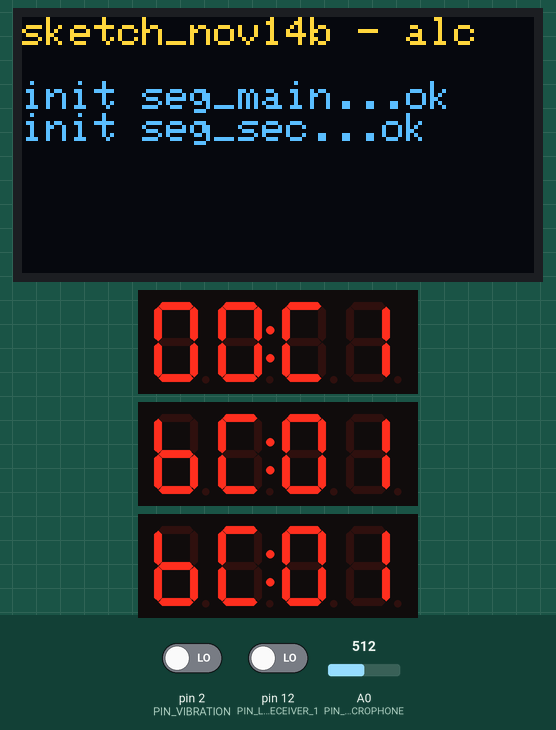
Recording of a sketch running on a simulated Arduino Uno, built with avr-gcc and run on an emulated ATmega328P. Shown: 128×64 one-colour display, 3 × 4-digit seven-segment display. The test bench sets the inputs (shaded band); at power-on: pin 2 (PIN_VIBRATION) LOW, pin 12 (PIN_LASER_RECEIVER_1) LOW, A0 (PIN_MICROPHONE) = 512. The OLED is the two-colour kind (top 16 rows yellow).

Above: at 0.3 s.
At 1.5 s:
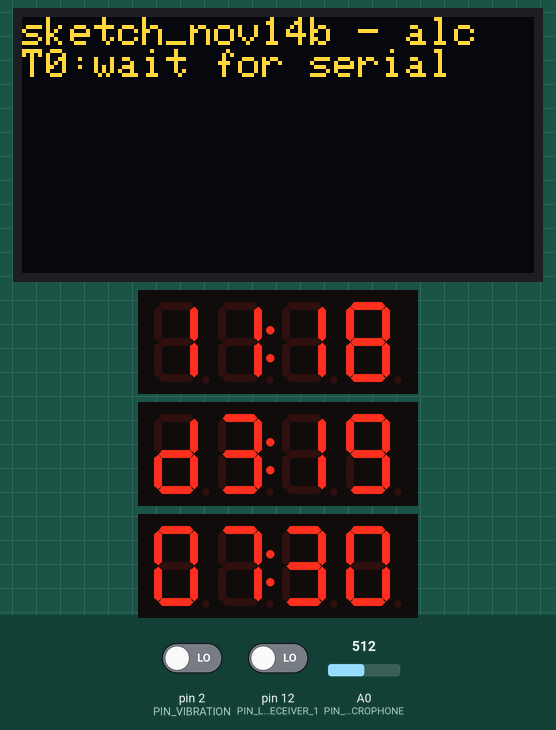
At 6.5 s:
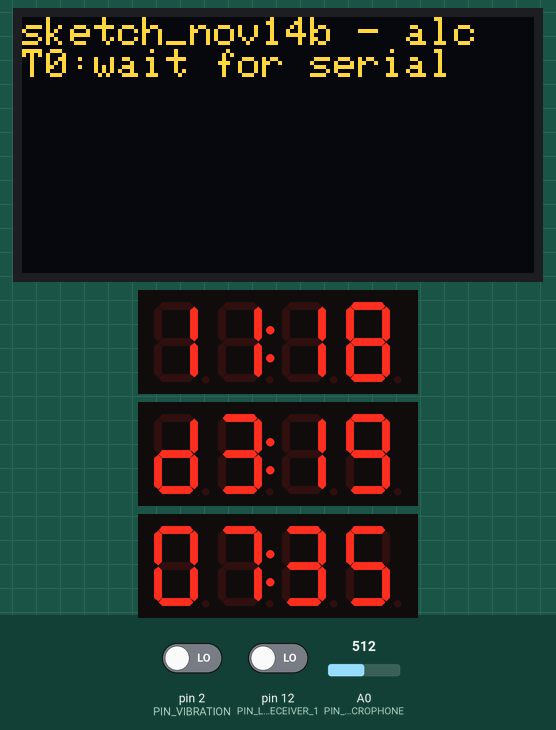
At 19.5 s:
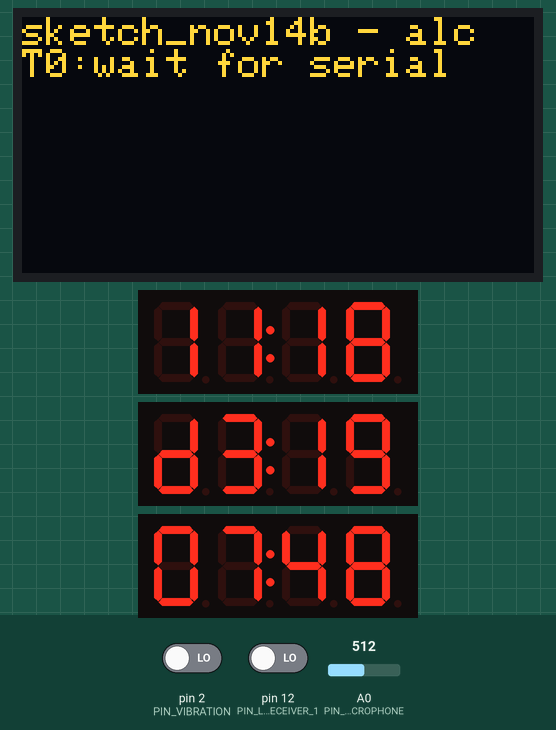
At 27.5 s:
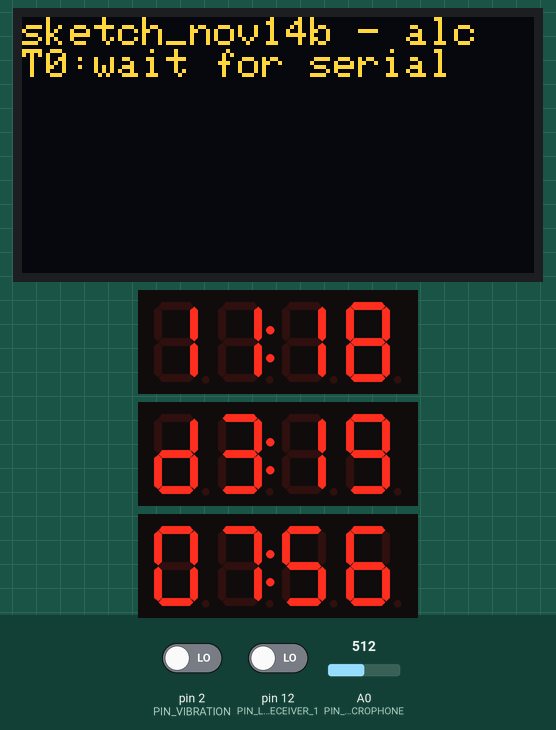
At 35.5 s:
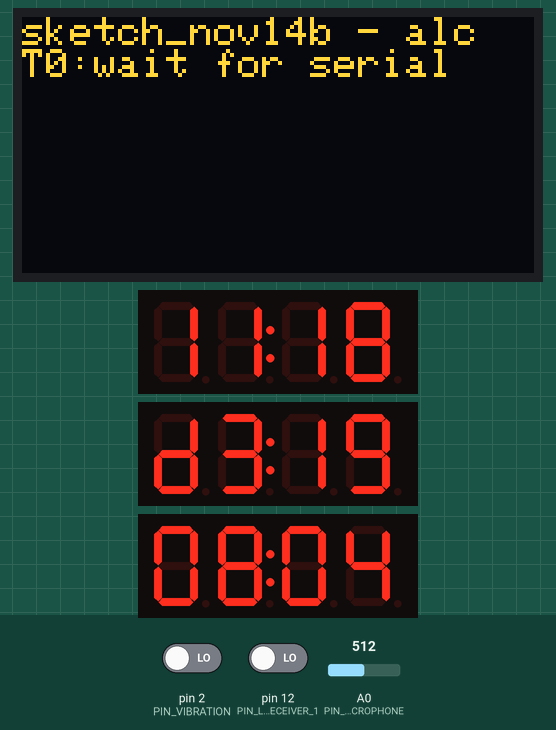

Measured:
- what the display in image 0 shows lasts 1.0 s, from 0.3 s to 1.3 s
- what the display in image 4 shows lasts 1.1 s, from 27.4 s to 28.5 s

The sketch:

sketch_nov14b.ino
```cpp
#define INCLUDING_FROM_MAIN_INO

#include "BasicSensors.h"
#include "TempSensor.h"
#include "Seg.h"
#include "Oled.h"
#include "TimeLib.h"

SegMain* mSegMain;
SegSecondary* mSegSecondary;
SegTrd* mSegTrd;

Oled* mDisplay;

TSensor* mTempSensor;
LaserSensor* mLaserSensor;
VibrationSensor* mVibrationSensor;
MicSensor* mMicSensor;

void setup() {
  Serial.begin(9600);
  initDisplay();
  initSegs();
  initSensors();
  mDisplay->clearContent();
  setTime(19, 7, 30, 18, 11, 2020);
}

void loop() {
  updateTemps();
  mDisplay->updateLine(0, updateTemps());
  mDisplay->updateLine(1, updateSensors());
  mDisplay->updateLine(2, updateMics());
  mDisplay->setTitle(updateTimeSegs());
}

char* updateTimeSegs() {
  time_t t = now();
  int hourVal = hour(t);
  int minVal = minute(t);
  int secVal = second(t);
  int dayVal = day(t);
  int monthVal = month(t);
  int weekDay = weekday(t) - 1;

  int hourTen = hourVal / 10;
  int hourSingle = hourVal - hourTen * 10;
  int minTen = minVal / 10;
  int minSingle = minVal - minTen * 10;
  int secTen = secVal / 10;
  int secSingle = secVal - secTen * 10;
  int dayTen = dayVal / 10;
  int daySingle = dayVal - dayTen * 10;
  int monthTen = monthVal / 10;
  int monthSingle = monthVal - monthTen * 10;

  uint8_t segmain_c[4] = {monthTen, monthSingle, dayTen, daySingle};
  uint8_t segsec_c[4] = {(uint8_t)13, weekDay, hourTen, hourSingle};
  uint8_t segtrd_c[4] = {minTen, minSingle, secTen, secSingle};

  mSegMain->setDisplayContent(segmain_c);
  mSegSecondary->setDisplayContent(segsec_c);
  mSegTrd->setDisplayContent(segtrd_c);

  char time_oled[24];
  sprintf(time_oled,
          "%s %d/%d %d:%d:%d",
          weekDays[weekDay], monthVal, dayVal, hourVal, minVal, secVal);
  return time_oled;
}

char* updateTemps() {
//    char temp[10];
//    float tempVal = mTempSensor->getTempC();
//    int8_t tempD = (tempVal - (int)tempVal) * 100;
//    sprintf(temp, "T0:%d.%dC", (int)tempVal, tempD);
//    return temp;
  mDisplay->updateLine(0, "T0:wait for serial\0");
}

char* updateSensors() {
  char laser[10];
  sprintf(laser,
          "L:%d V:%d",
          mLaserSensor->read() == HIGH ? 1 : 0,
          mVibrationSensor->read() == HIGH ? 0 : 1);
  return laser;
}

char* updateMics() {
  char mic[32];
  int micVal = mMicSensor->read();
  sprintf(mic, "Mic:%d\0", micVal);
  return mic;
}

void initSegs() {
#ifdef OLED_VERBOSE
  mDisplay->println("init seg_main...");
#endif
  mSegMain = new SegMain(PIN_SEG_MAIN_CLK, PIN_SEG_MAIN_DIO);
  mSegMain->displaySetup();
#ifdef OLED_VERBOSE
  mDisplay->updateLine("init seg_main...ok");
  mDisplay->println("init seg_secondary...");
#endif
  mSegSecondary = new SegSecondary(PIN_SEG_SEC_CLK, PIN_SEG_SEC_DIO);
  mSegSecondary->segInit();
  mSegTrd = new SegTrd(PIN_SEG_TRD_CLK, PIN_SEG_TRD_DIO);
  mSegTrd->segInit();
#ifdef OLED_VERBOSE
  mDisplay->updateLine("init seg_sec...ok");
#endif
  delay(1000);
}

void initDisplay() {
  mDisplay = new Oled();
  mDisplay->init();
  mDisplay->setTitle("sketch_nov14b - alc");
}

void initSensors() {
  mTempSensor = new TSensor(PIN_TEMPERATURE);
  mLaserSensor = new LaserSensor(PIN_LASER_RECEIVER_1);
  mVibrationSensor = new VibrationSensor(PIN_VIBRATION);
  mMicSensor = new MicSensor(PIN_MICROPHONE);
}
```

BasicSensors.cpp
```cpp
#include "BasicSensors.h"
#include <Arduino.h>

int8_t BasicSensorD::read() {
    return digitalRead(mPin);
}

int BasicSensorA::read() {
    return (int)analogRead(mPin);
}
```

BasicSensors.h
```cpp
// (licence header left out)
#include "Configuration.h"
#include <inttypes.h>

class LaserSensor;
class VibrationSensor;
class MicSensor;

class BasicSensorD {
    friend class LaserSensor;
    friend class VibrationSensor;

private:
    uint8_t mPin = 0;
public:
    BasicSensorD(uint8_t pin) : mPin(pin) {}
    int8_t read();
};

class BasicSensorA {
    friend class MicSensor;

private:
    uint8_t mPin = 0;
public:
    BasicSensorA(uint8_t pin) : mPin(pin) {}
    int read();
};

class LaserSensor : BasicSensorD {
public:
    using BasicSensorD::BasicSensorD;
    using BasicSensorD::read;
};

class VibrationSensor : BasicSensorD {
public:
    using BasicSensorD::BasicSensorD;
    using BasicSensorD::read;
};

class MicSensor : BasicSensorA {
public:
    using BasicSensorA::BasicSensorA;
    using BasicSensorA::read;
};
```

Oled.cpp
```cpp
#include "Oled.h"

void Oled::updateScreen() {
    if(mAvailable) {
        mDisplay->clearDisplay();
        mDisplay->setTextSize(0.03);
        mDisplay->setTextColor(WHITE);
        mDisplay->setCursor(0,0);
        mDisplay->println(mDisplayContent[0] == nullptr ? " " : mDisplayContent[0]);
        mDisplay->println(mDisplayContent[1] == nullptr ? " " : mDisplayContent[1]);
        mDisplay->println(mDisplayContent[2] == nullptr ? " " : mDisplayContent[2]);
        mDisplay->println(mDisplayContent[3] == nullptr ? " " : mDisplayContent[3]);
        mDisplay->display();
    }
}

void Oled::init() {
    mDisplay = new Adafruit_SSD1306(OLED_MOSI, OLED_CLK, OLED_DC, OLED_RESET, OLED_CS);
    mDisplay->begin(SSD1306_SWITCHCAPVCC);
    mDisplay->clearDisplay();
    mAvailable = true;
}

void Oled::setTitle(char* str) {
    if(str != nullptr) {
        mDisplayContent[0] = str;
        updateScreen();
    }
}

void Oled::updateLine(uint8_t position, char* content) {
    if(position < 3 && content != nullptr) {
        mDisplayContent[position + 1] = content;    //prevent title change
        updateScreen();
    }
}

void Oled::updateLine(char* content) {
    if(content != nullptr) {
        mDisplayContent[3] = content;
        updateScreen();
    }
}

void Oled::println(char* content) {
    if(content != nullptr) {
        mDisplayContent[1] = mDisplayContent[2];
        mDisplayContent[2] = mDisplayContent[3];
        mDisplayContent[3] = content;
        updateScreen();
    }
}

void Oled::showContent() {
    if(mAvailable) {
        mDisplay->display();
        mDisplayShows = true;
    }
}

void Oled::clearDisplayContent() {
    if(mAvailable) {
        mDisplay->clearDisplay();
        mDisplayShows = false;
    }
}

void Oled::clearContent() {
    if(mAvailable) {
        mDisplayContent[1] = "";
        mDisplayContent[2] = "";
        mDisplayContent[3] = "";
        updateScreen();
    }
}
```

Oled.h
```cpp
// (licence header left out)
#include "Adafruit_SSD1306.h"

#define OLED_MOSI 11
#define OLED_CLK 13
#define OLED_DC 9
#define OLED_CS 10
#define OLED_RESET 8

class Oled {
private:
    Adafruit_SSD1306* mDisplay;
    char* mDisplayContent[4];

    bool mAvailable = false;
    bool mDisplayShows = false;

private:
    void updateScreen();

public:
    void init();
    void setTitle(char* str);
    void updateLine(uint8_t position, char* content);
    void updateLine(char* content);
    void println(char* content);
    void showContent();
    void clearContent();
    void clearDisplayContent();
    bool hasScreenContent() { return mDisplayShows; }
    char** getDisplayContent() { return mDisplayContent; }
    bool isAvailable() { return mAvailable; }
};
```

Seg.cpp
```cpp
#include "Seg.h"

SegBase::SegBase(uint8_t clk, uint8_t dio) : mCLKPin(clk), mDIOPin(dio) {
    mDisplay = new TM1637(mCLKPin, mDIOPin);
    mDisplay->init();
    mDisplay->set(BRIGHT_TYPICAL);   //BRIGHT_TYPICAL = 2,BRIGHT_DARKEST = 0,BRIGHTEST = 7;
    mDisplay->point(POINT_ON);
}

void SegBase::setDisplayContent(uint8_t content[4], uint8_t brightness, bool enableDot) {
    mDisplayContent.mBrightness = brightness;
    mDisplayContent.mDotEnabled = enableDot;
    mDisplay->set(brightness);
    mDisplay->point(enableDot);
    for(uint8_t i = 0; i < 4; i++) {
        mDisplayContent.mContent[i] = content[i];
        mDisplay->display(i, content[i]);
    }
}

//----------------------------------------------------------------------------------

void SegMain::segInit() {
    uint8_t content[4] = {18, 18, 18, 18};
    setDisplayContent(content);
}

void SegMain::displaySetup() {
    uint8_t content[4] = {0, 0, 12, 1};
    setDisplayContent(content);
}

//----------------------------------------------------------------------------------

void SegSecondary::segInit() {
    uint8_t content[4] = {11, 12, 0, 1};
    setDisplayContent(content);
}

//----------------------------------------------------------------------------------

void SegTrd::segInit() {
    uint8_t content[4] = {11, 12, 0, 1};
    setDisplayContent(content);
}
```

Seg.h
```cpp
// (licence header left out)
#include "TM1637.h"

class SegMain;
class SegSecondary;

class SegBase
{
    friend class SegMain;
    friend class SegSecondary;

public:
    SegBase(uint8_t clk, uint8_t dio);
    struct display_content
    {
        uint8_t mBrightness = BRIGHT_TYPICAL; //TYPICAL = 2, Darkest - Brightest | 0 - 7
        bool mDotEnabled = false;
        uint8_t mContent[4] = {0, 0, 0, 0};
    };

private:
    uint8_t mCLKPin = 0;
    uint8_t mDIOPin = 0;
    TM1637 *mDisplay;
    display_content mDisplayContent;

public:
    static uint8_t NumTab[19] = {0, 1, 2, 3, 4, 5, 6, 7, 8, 9, 10, 11, 12, 13, 14, 15, 16, 17, 18}; //0~9,A,b,C,d,E,F,L,H,-

public:
    virtual void segInit() = 0;
    virtual void setDisplayContent(uint8_t content[4], uint8_t brightness = BRIGHT_TYPICAL, bool enableDot = true);
    display_content getDisplayContent() { return mDisplayContent; }
    TM1637 *getDisplay() { return mDisplay; }
};

class SegMain : SegBase
{
public:
    using SegBase::SegBase;
    using SegBase::setDisplayContent;
    using SegBase::getDisplayContent;
    void segInit();
    void displaySetup();
};

class SegSecondary : SegBase
{
public:
    using SegBase::SegBase;
    using SegBase::setDisplayContent;
    using SegBase::getDisplayContent;
    void segInit();
};

class SegTrd : SegBase
{
public:
    using SegBase::SegBase;
    using SegBase::setDisplayContent;
    using SegBase::getDisplayContent;
    void segInit();
};
```

TempSensor.cpp
```cpp
#include "TempSensor.h"

TSensor::TSensor(uint8_t pin) : mWirePin(pin) {
    mWire = new OneWire(pin);
    mSensor = new DallasTemperature(mWire);
    Wire.begin();
    mSensor->begin();
}

float TSensor::getTempC() {
    mSensor->requestTemperatures();
    return mSensor->getTempCByIndex(0);
}

float TSensor::getTempF() {
    mSensor->requestTemperatures();
    return mSensor->getTempFByIndex(0);
}
```

TempSensor.h
```cpp
// (licence header left out)
#include <Wire.h>
#include <OneWire.h>
#include <DallasTemperature.h>

class TSensor
{
public:
    TSensor(uint8_t pin);

private:
    uint8_t mWirePin = 0;
    OneWire* mWire;
    DallasTemperature* mSensor;

public:
    float getTempC();
    float getTempF();
};
```

Configuration.h
```cpp
#define OLED_VERBOSE

#define PIN_SEG_MAIN_CLK 6
#define PIN_SEG_MAIN_DIO 5
#define PIN_SEG_SEC_CLK 4
#define PIN_SEG_SEC_DIO 3
#define PIN_SEG_TRD_CLK A2
#define PIN_SEG_TRD_DIO A3

#define PIN_TEMPERATURE 7
#define PIN_LASER_RECEIVER_1 12
#define PIN_VIBRATION 2
#define PIN_MICROPHONE A0

static char* weekDays[7] = { "Sun", "Mon", "Tue", "Wed", "Thu", "Fri", "Sat" };
```
